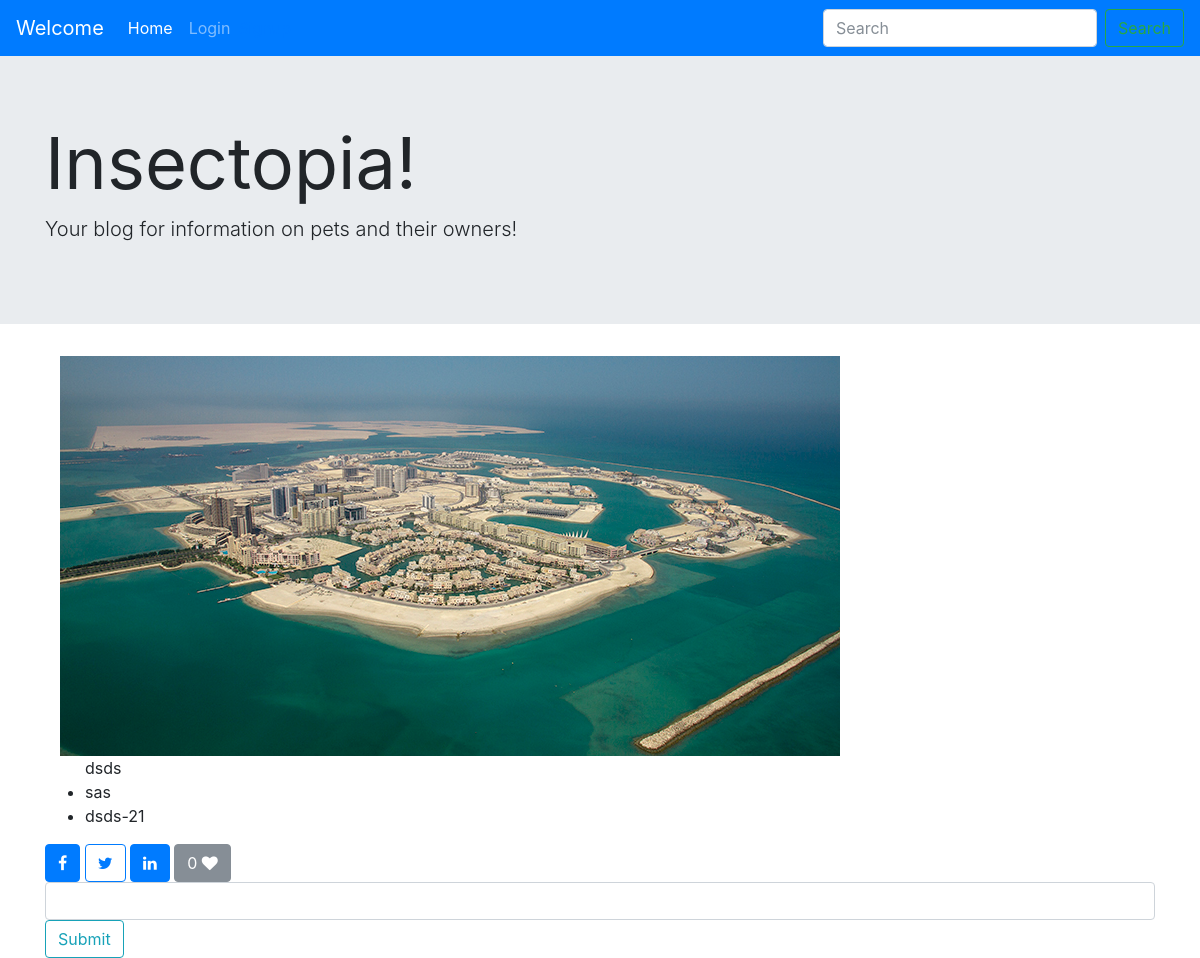
The page /posts/detail/dsds-21/ on the database as committed earlier.
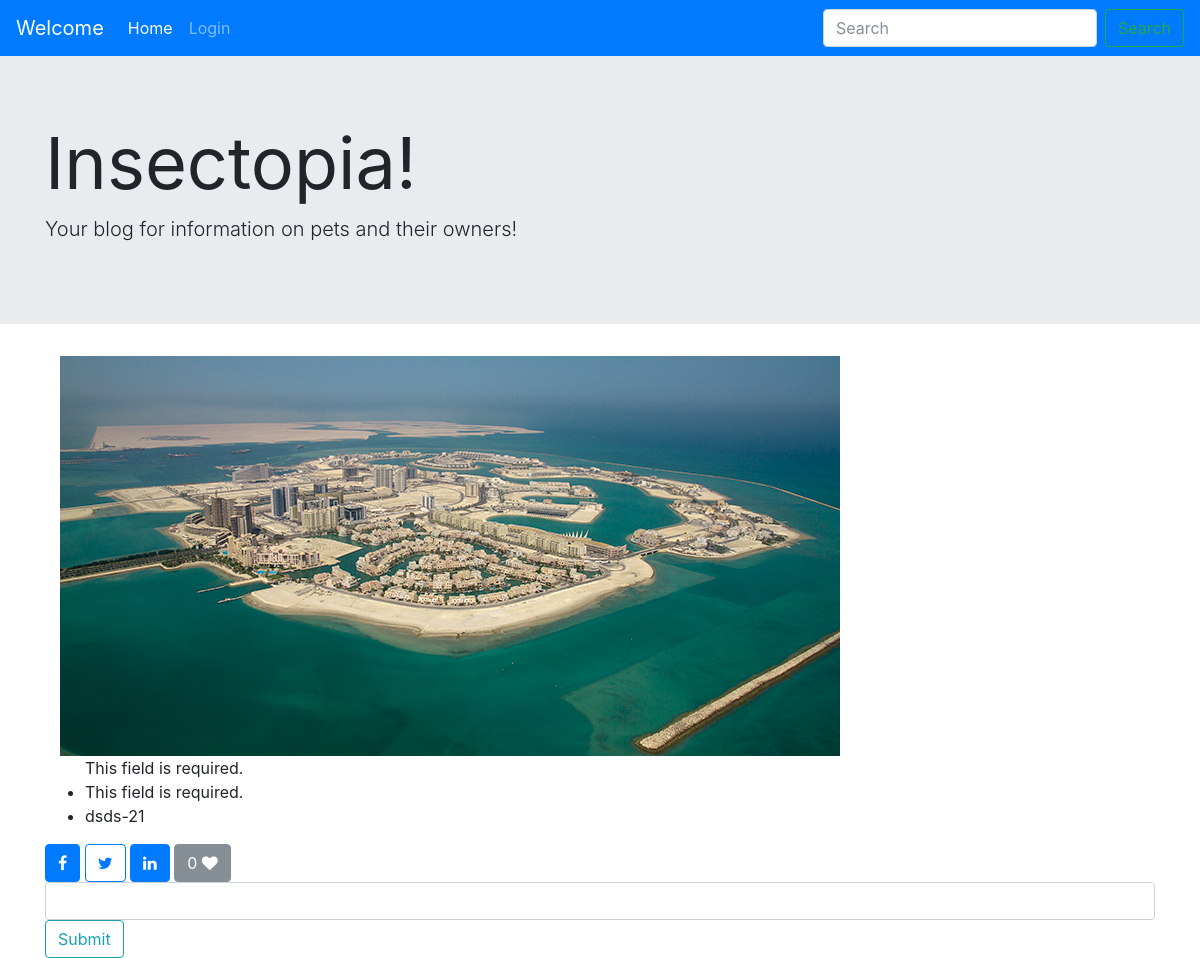
The same page on the database as committed later.
### posts/models.py (models this page shows, shortened)
class Post(models.Model):
	title = models.CharField(max_length=225)
	author = models.ForeignKey(User, default=1)
	slug = models.SlugField(unique=True)
	content = models.TextField()
	updated = models.DateTimeField(auto_now=True, auto_now_add=False)
	timestamp = models.DateTimeField(auto_now=False, auto_now_add=True)
	img = models.ImageField(null=True, blank=True, upload_to="post_images")
	draft = models.BooleanField(default=False)
	publish = models.DateField()
	def get_absolute_url(self):
		return reverse("posts:detail", kwargs={"post_slug": self.slug})
	class Meta:
		ordering = [ "title" ]

### posts/views.py (the view)
# urls.py: url(r'^detail/(?P<post_slug>[-\w]+)/$', views.post_detail, name="detail"),
def post_detail(request, post_slug):
	item = get_object_or_404 (Post, slug=post_slug)
	if not request.user.is_staff:
		if item.draft or item.publish > timezone.now().date():
			raise Http404
	liked = False
	if request.user.is_authenticated():
		if Like.objects.filter(post=item, user=request.user).exists():
			liked = True
		else:
			liked = False
	like_count = item.like_set.count()
	context = {
		"item": item,
		"liked": liked,
		"like_count": like_count,
	}
	return render(request, "post_detail.html", context)

### posts/templatetags/share.py (called while the page is built)
@register.filter
def share(value):
	return quote(value)

### posts/templates/post_detail.html (shortened to what this page needs)
{% extends "base.html" %}
{% load share %}
{% block content %}
<div class="col-sm-6 col-sm-offset-3">
    {% if item.img %}
        <img src="{{item.img.url}}" alt="" class="img-responsive">
    {% endif %}
</div>
	<ul>
		<a>{{item.title}} </a>
		<li>{{item.content}}</li>
		<li>{{item.slug}}</li>
	</ul>
<a class="btn btn-primary" href="https://www.facebook.com/sharer/sharer.php?u={{request.build_absolute_uri}}">
<i class="fa fa-facebook" aria-hidden="true"></i>
</a>
<a class="btn btn-outline-primary" href="https://twitter.com/home?status={{item.content|truncatechars:140|share}}%20{{request.build_absolute_uri}}">
<i class="fa fa-twitter" aria-hidden="true"></i>
</a>
<a class="btn btn-primary" href="https://www.linkedin.com/shareArticle?mini=true&url={{request.build_absolute_uri}}&title={{items.title|share}}&summary={{items.content|share}}&source={{request.build_absolute_uri}}">
<i class="fa fa-linkedin" aria-hidden="true"></i>
</a>
    <div class="btn btn-secondary" onclick="ajax_like()">
        <span id="likes_count">{{like_count}}</span>
        <span><i id="heart" class="fa fa-heart {% if liked %}text-danger{% endif %}" aria-hidden="true"></i></span>
    </div>
    {% include "comments.html" %}
{% endblock %}

Rows that differ between the two databases and show on the page:
changed Post "dsds-21": title "dsds" → "This field is required."; content "sas" → "This field is required."
